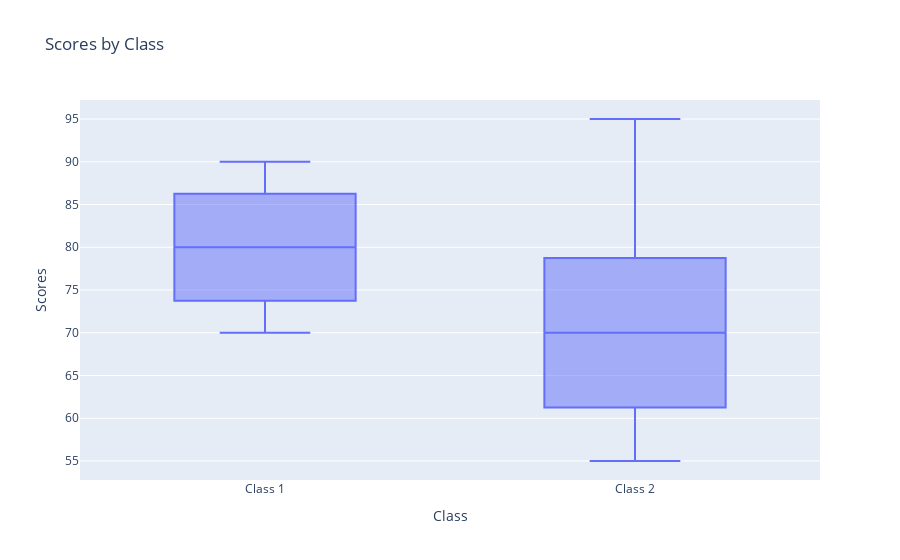

The notebook cell saved with this chart:
### Code cell
data = pd.DataFrame({
    'Class': ['Class 1']*5 + ['Class 2']*7,
    'Score': [70, 75, 80, 85, 90, 60, 65, 70, 75, 80, 55, 95]
})

# Interactive box plot
fig = px.box(data, x="Class", y="Score", title="Scores by Class", labels={"Class": "Class", "Score": "Scores"})

fig.show()

### Figure 1 — Plotly figure (JSON) as saved in the notebook; plotly's stock layout.template omitted (floating-point values rounded to 4 significant figures)
{"data": [{"alignmentgroup": "True", "hovertemplate": "Class=%{x}<br>Scores=%{y}<extra></extra>", "legendgroup": "", "marker": {"color": "#636efa"}, "name": "", "notched": false, "offsetgroup": "", "orientation": "v", "showlegend": false, "type": "box", "x": ["Class 1", "Class 1", "Class 1", "Class 1", "Class 1", "Class 2", "Class 2", "Class 2", "Class 2", "Class 2", "Class 2", "Class 2"], "x0": " ", "xaxis": "x", "y": [70, 75, 80, 85, 90, 60, 65, 70, 75, 80, 55, 95], "y0": " ", "yaxis": "y"}], "layout": {"boxmode": "group", "legend": {"tracegroupgap": 0}, "title": {"text": "Scores by Class"}, "xaxis": {"anchor": "y", "domain": [0, 1], "title": {"text": "Class"}}, "yaxis": {"anchor": "x", "domain": [0, 1], "title": {"text": "Scores"}}}}
